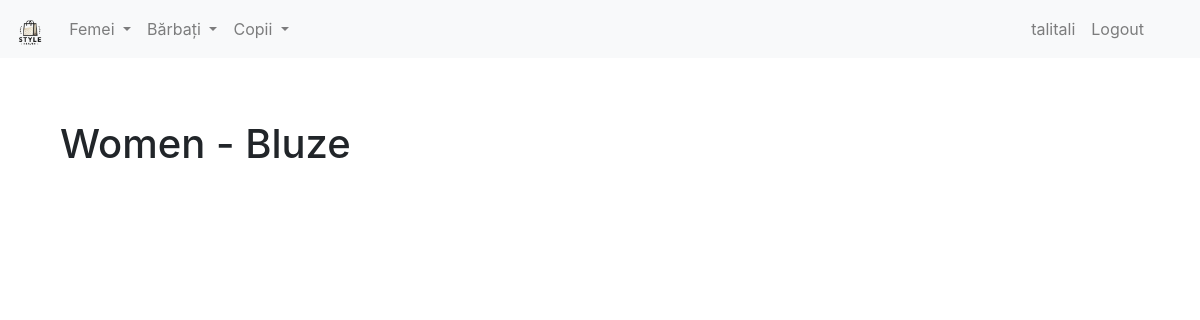
Before: /subcategory/women/Bluze (signed in) with the older database file.
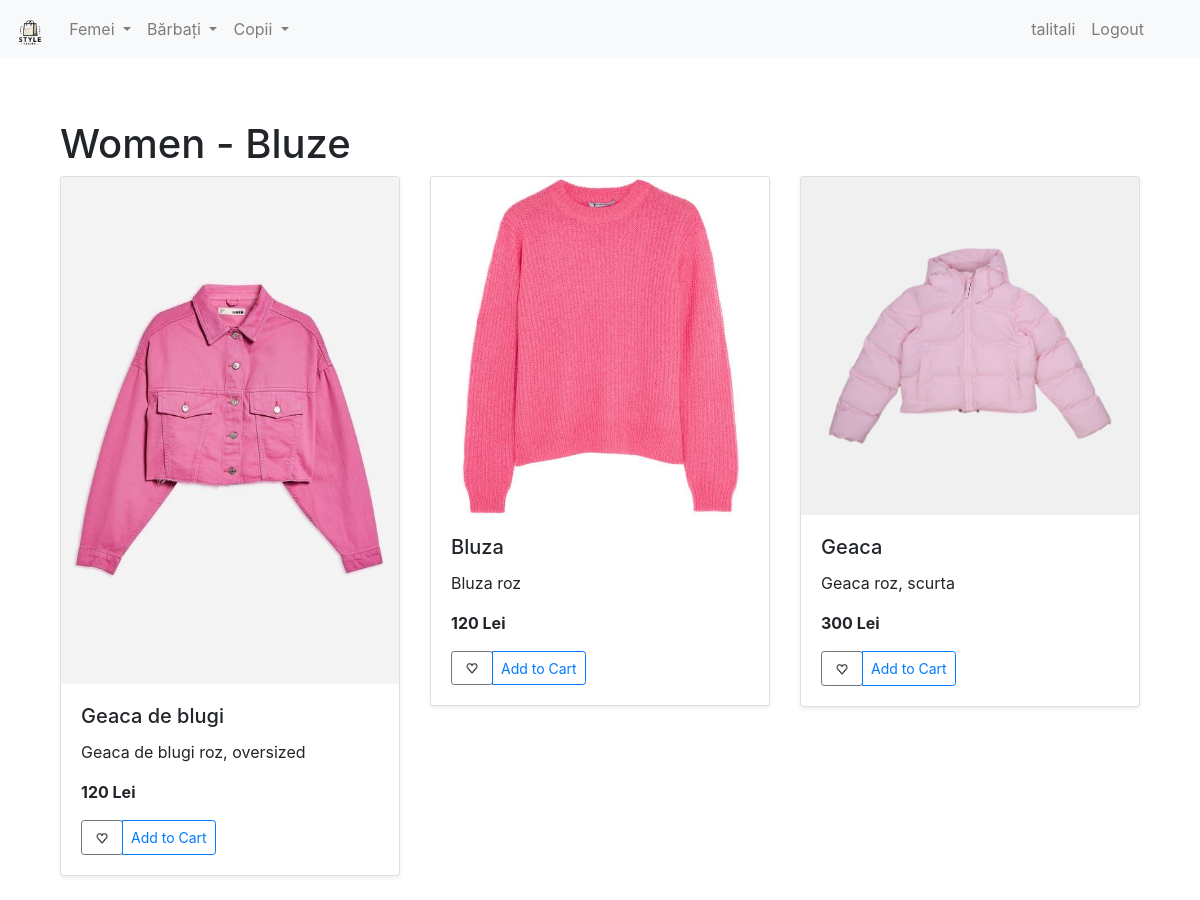
After: the same page with the newer database file.
### market/models.py (models this page shows, shortened)
class User(db.Model, UserMixin):
    id = db.Column(db.Integer(), primary_key=True)
    username = db.Column(db.String(length=30), nullable=False, unique=True)
    email_address = db.Column(db.String(length=50), nullable=False, unique=True)
    password_hash = db.Column(db.String(length=60), nullable=False)
    budget = db.Column(db.Integer(), nullable=False, default=1000)
    items = db.relationship('Item', backref='owned_user', lazy=True)
    favorites = db.relationship('Favorite', backref='user', lazy=True)
    @property
    def password(self):
        return self.password

class Item(db.Model):
    id = db.Column(db.Integer(), primary_key=True)
    name = db.Column(db.String(length=30), nullable=False, unique=True)
    price = db.Column(db.Integer(), nullable=False)
    barcode = db.Column(db.String(length=12), nullable=False, unique=True)
    description = db.Column(db.String(length=1024), nullable=False, unique=True)
    image_filename = db.Column(db.String(length=100), nullable=True)
    owner = db.Column(db.Integer(), db.ForeignKey('user.id'))
    category = db.Column(db.String(length=50), nullable=False, default='general')
    subcategory = db.Column(db.String(length=50), nullable=True)

### market/routes.py (the view)
@app.route('/subcategory/<category>/<subcategory>')
@login_required
def subcategory_page(category, subcategory):
    items = Item.query.filter_by(category=category, subcategory=subcategory).all()
    return render_template('subcategory.html', items=items, category=category, subcategory=subcategory)

### market/models.py (called while the page is built)
@login_manager.user_loader
def load_user(user_id):
    return User.query.get(int(user_id))

### market/templates/subcategory.html (shortened to what this page needs)
{% extends 'base.html' %}
{% block content %}
<div class="container mt-4">
    <h1>{{ category | capitalize }} - {{ subcategory | capitalize }}</h1>
    <div class="row">
        {% for item in items %}
        <div class="col-md-4">
            <div class="card mb-4 shadow-sm">
                <img src="{{ url_for('static', filename='img/' + item.image_filename) }}" class="card-img-top img-fluid product-img" alt="{{ item.name }}">
                <div class="card-body">
                    <h5 class="card-title">{{ item.name }}</h5>
                    <p class="card-text">{{ item.description }}</p>
                    <p class="card-text"><strong>{{ item.price }} Lei</strong></p>
                    <div class="d-flex justify-content-between align-items-center">
                        <div class="btn-group">
                            <form action="{{ url_for('toggle_favorite') }}" method="post">
                                <button type="submit" class="btn btn-sm btn-outline-secondary">
                                    {% if item.id in favorite_item_ids %}
                                    <img src="{{ url_for('static', filename='img/favorite_filled.png') }}" alt="Favorite" style="width: 24px; height: 24px;">
                                    {% else %}
                                    <img src="{{ url_for('static', filename='img/favorite.png') }}" alt="Favorite" style="width: 24px; height: 24px;">
                                    {% endif %}
                                </button>
                            </form>
                            <button type="button" class="btn btn-sm btn-outline-primary" data-toggle="modal" data-target="#Modal-Cart-{{ item.id }}">Add to Cart</button>
                        </div>
                    </div>
                </div>
            </div>
        </div>
        {% endfor %}
    </div>
</div>
{% endblock %}

### market/templates/base.html (shortened to what this page needs)
<!DOCTYPE html>
<html lang="en">
<head>
    <link rel="stylesheet" href="https://stackpath.bootstrapcdn.com/bootstrap/4.5.2/css/bootstrap.min.css">
</head>
<body>
    <nav class="navbar navbar-expand-lg navbar-light bg-light fixed-top">
        <a class="navbar-brand" href="{{ url_for('home_page') }}">
            <img src="{{ url_for('static', filename='img/logo.png') }}" alt="Logo" style="height: 30px;">
        </a>
        <div class="collapse navbar-collapse" id="navbarNavDropdown">
            <ul class="navbar-nav mr-auto">
                <li class="nav-item dropdown">
                    <a class="nav-link dropdown-toggle" href="#" id="womenDropdown" role="button" data-toggle="dropdown" aria-haspopup="true" aria-expanded="false">
                        Femei
                    </a>
                </li>
                <li class="nav-item dropdown">
                    <a class="nav-link dropdown-toggle" href="#" id="menDropdown" role="button" data-toggle="dropdown" aria-haspopup="true" aria-expanded="false">
                        Bărbați
                    </a>
                </li>
                <li class="nav-item dropdown">
                    <a class="nav-link dropdown-toggle" href="#" id="kidsDropdown" role="button" data-toggle="dropdown" aria-haspopup="true" aria-expanded="false">
                        Copii
                    </a>
                </li>
            </ul>
            <ul class="navbar-nav">
                <li class="nav-item">
                    <a class="nav-link" href="#">{{ current_user.username }}</a>
                </li>
                <li class="nav-item">
                    <a class="nav-link" href="{{ url_for('logout_page') }}">Logout</a>
                </li>
                <li class="nav-item">
                    <a class="nav-link" href="{{ url_for('favorite_page') }}"></a>
                </li>
                <li class="nav-item">
                    <a class="nav-link" href="{{ url_for('shopping_cart_page') }}"></a>
                </li>
            </ul>
        </div>
    </nav>
    <div class="container mt-5 pt-5">
        {% block content %}
        {% endblock %}
    </div>
</body>
</html>

### market/templates/base.html (style rules this page uses)
.navbar-nav .nav-item .nav-link { padding-right: 0.5rem; padding-left: 0.5rem; }

Changed rows visible on the page:
now on this page (row edited): Item: image_filename (picture), name "Geaca de blugi", description "Geaca de blugi roz, oversized", price "120"
now on this page (row edited): Item: image_filename (picture), name "Bluza", description "Bluza roz", price "120"
now on this page (row edited): Item: image_filename (picture), name "Geaca", description "Geaca roz, scurta", price "300"
